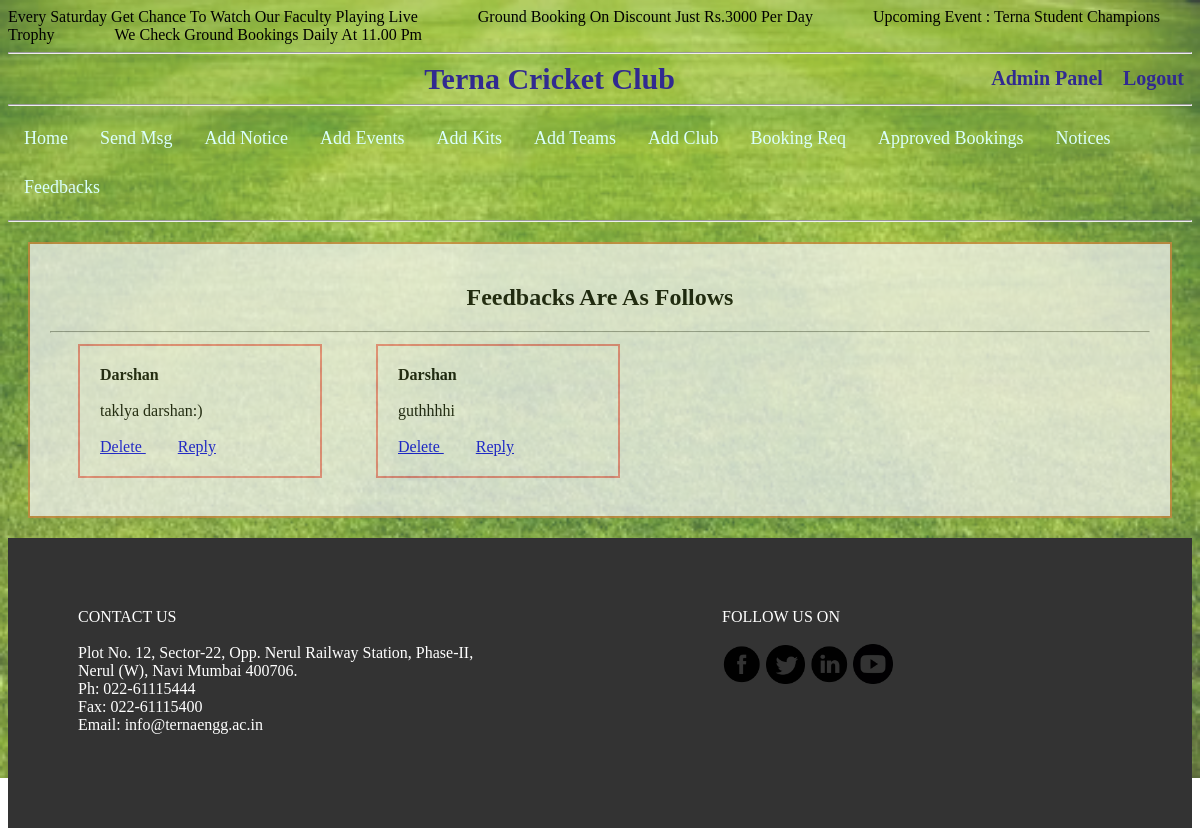
/check_fb.php (signed in), run on the app's committed database.
### tables this page shows
CREATE TABLE `notice` (
  `notice_id` int(11) NOT NULL,
  `notice_descp` varchar(500) NOT NULL
);

CREATE TABLE `feedback` (
  `fb_id` int(11) NOT NULL,
  `user_name` varchar(50) NOT NULL,
  `user_id` int(11) NOT NULL,
  `fb_descp` varchar(5000) NOT NULL
);

### check_fb.php (the view, shortened to what this page needs)
<html>
<head>
<link rel="stylesheet" href="style.css">
</head>
<?php
$con = mysqli_connect('localhost','root','');
mysqli_select_db($con,"cricket") or die(mysqli_error($con)) ;
$notice = "SELECT * FROM notice";
$notice_res = mysqli_query($con,$notice);
echo '<marquee>';
while($row=mysqli_fetch_assoc($notice_res)){
echo $row['notice_descp'];
}
echo  '</marquee>';
?>
		<hr>
		</head>
<body>
<?php
if(isset( $_SESSION['session_id']) AND isset( $_SESSION['admin']) )
	{
	echo'<div class="title"><center> Terna Cricket Club
	<span class="innertitle">';
	echo "<a href='adminpanel.php' style='text-decoration:none;'>Admin Panel</a>";
	echo '&nbsp &nbsp
	<a href="logout.php" style="text-decoration:none">Logout</a>
	</span></div><hr>';
		}
else{
	die(header("location:index.php"));
}
echo'<div class="navbar" >
	<a href="index.php">Home</a>
	<a href="send_msg.php">Send Msg</a>
	<a href="add_notice.php">Add Notice</a>
	<a href="add_event.php">Add Events</a>
	<a href="addproduct.php">Add Kits</a>
	<a href="add_teams.php">Add Teams</a>
	<a href="add_club.php">Add Club</a>
	<a href="booking_req.php">Booking Req</a>
	<a href="approved_bookings.php">Approved Bookings</a>
	<a href="notice_section.php">Notices</a>
	<a href="check_fb.php">Feedbacks</a>
</div>';
echo '<hr>';
	$sql="select * from feedback";
	$res=mysqli_query($con,$sql) or die(mysqli_error($con));
	echo '<div class="box">';
	if(mysqli_num_rows($res)>0)
		{
	echo "<table>";
	echo"<center><b><h2>Feedbacks Are As Follows</h2></b></center><hr>";
	while($row=mysqli_fetch_assoc($res))
	{
	echo "<td>";
	echo'<div class="colwidth_200">';
	$fb_id=$row['fb_id'];
	$user_id=$row['user_id'];
	$fb_descp=$row['fb_descp'];
	$user_name=$row['user_name'];
	echo '<b>'.$row['user_name'].'</b>';
	echo '<br><br>';
	echo $fb_descp;
	echo '<br><br>';
	echo '<a href="userfb_action.php?status=3&fb_id='.$fb_id.'">';
			echo 'Delete </a>';
	echo '<a href="userfb_reply.php?user_id='.$user_id.'&fb_descp='.$fb_descp.'&fb_id='.$fb_id.'&user_name='.$user_name.'">';
	echo 'Reply </a>';
	echo '</div>';
		echo "</td>";
		}
		echo "</table>";
	}
else{
	echo '<font size="5">';
	echo '<br><br><center><b>No Feedbacks AT PRESENT</b></center><br><br>';
	echo '</font>';
	}
	echo '</div>';
?>
<footer>
<div class="footer">
<div class="f1" style="float:left">
CONTACT US <br><br>
Plot No. 12, Sector-22, Opp. Nerul Railway Station, Phase-II, Nerul (W), Navi Mumbai 400706.<br>
Ph: 022-61115444 <br>
Fax: 022-61115400 <br>
Email: info@ternaengg.ac.in <br>
</div>
<div class="f1" style="float:right ;" >
FOLLOW US ON <br><br>
<a target="_blank" href="https://www.facebook.com/ternanerul"><img src="pics/logo/logo1.png" width="40"></a>
<a target="_blank" href="https://twitter.com/terna_college"><img src="pics/logo/logo2.png" width="39"></a>
<a target="_blank" href="https://www.linkedin.com/school/terna-engineering-college/about/"><img src="pics/logo/logo3.png" width="40"></a>
<a target="_blank" href="https://www.youtube.com/user/TEC2016" ><img src="pics/logo/logo4.png" width="40"></a>
</div>
</div>
</footer>

### style.css (style rules this page uses)
.innertitle { font-size:20px; margin-top:5px; float:right; padding-right:8px; }
.innertitle a { color: #312a90; }
.title { font-weight:bold; text-align:center; padding-left:100; font-size:30; color:#312a90; }
.box { margin:20px; padding:20px; border:2px; border-style: solid; border-color: peru; background-color: #f2f2f2; opacity: 0.75; }
.navbar { overflow: hidden; position: relative; top: 0; width: 100%; }
.navbar a { float: left; display: block; color: white; padding: 14px 16px; font-size:18px; text-decoration: none; color:#dafffe; }
.colwidth_200 { margin-left:25; margin-right:25; margin-bottom:15; padding:20px; width:200px; border:2px; border-style: solid; border-color: lightcoral; word-wrap:break-word; }
.footer { clear:both; padding:20px; height:250; background-color: #333333; }
.f1 { width:400; color:white; margin:50; text-align:left; }

### data on the page
notice: notice_descp "Every Saturday Get Chance To Watch Our Faculty Playing Live"
notice: notice_descp "Ground Booking On Discount Just Rs.3000 Per Day"
notice: notice_descp "Upcoming Event : Terna Student Champions Trophy"
notice: notice_descp "We Check Ground Bookings Daily At 11.00 Pm"
feedback: user_name "Darshan", fb_descp "taklya darshan:)"
feedback: user_name "Darshan", fb_descp "guthhhhi"
